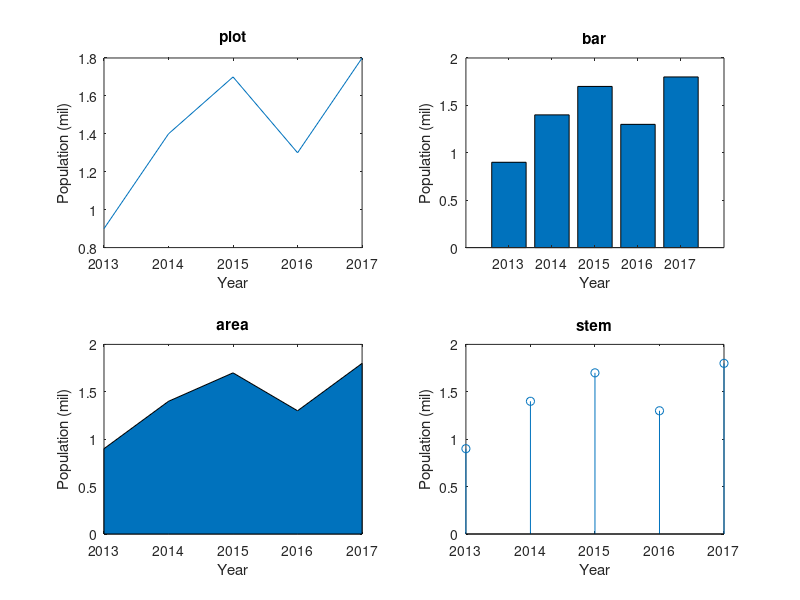

The MATLAB source for this figure:
% Demonstrates evaluating plot type names in order to
% use the plot functions and put the names in titles

year = 2013:2017;
pop = [0.9  1.4  1.7  1.3  1.8];
titles = {'plot', 'bar', 'area', 'stem'};
for i = 1:4
    subplot(2,2,i)
    eval([titles{i} '(year,pop)'])
    title(titles{i})
    xlabel('Year')
    ylabel('Population (mil)')
end
